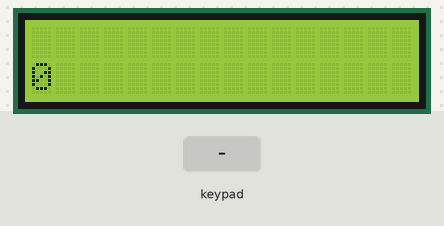
Simulated run of this sketch. Board: Arduino Uno, built with avr-gcc and run on an emulated ATmega328P. On the bench: 16×2 character LCD. The test bench sets the inputs (shaded band). What the sketch prints to the serial monitor is not drawn.

Above: at 1.2 s.
1.3 s: keypad keys 9 8 7 6 A pressed 0.4 s apart
At 3.3 s:
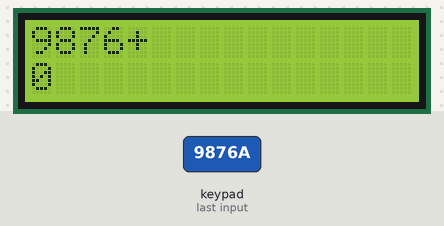
4.8 s: key 'C' pressed
At 5.9 s:
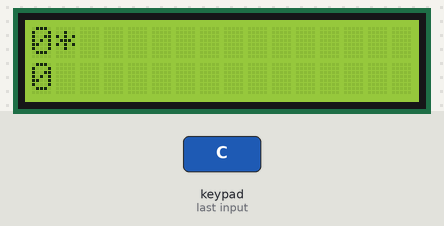
6.3 s: key '#' pressed
At 7.0 s:
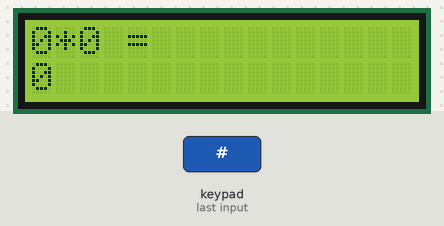
7.8 s: keypad keys 9 8 7 6 D pressed 0.4 s apart
At 10.8 s:
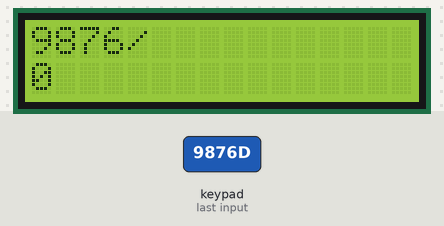
11.3 s: keypad keys 5 4 3 2 # pressed 0.4 s apart
At 13.5 s:
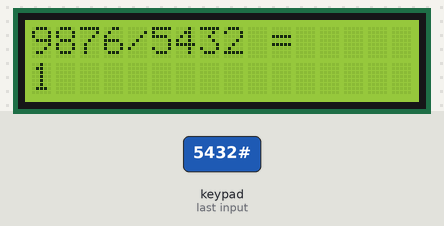
14.8 s: key 'B' pressed
At 16.0 s:
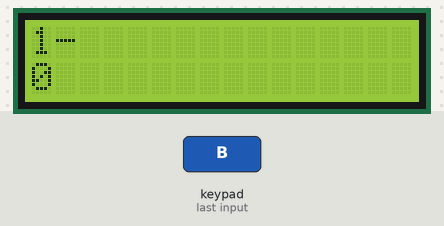
Timing chart, 0 to 17.3 s (numbered marks = the images above; inputs shaded):
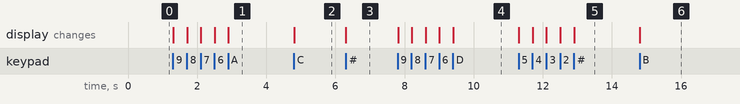

The sketch:

Keypad_LCD_Calculator.ino
```cpp
#include <LiquidCrystal.h>
#include <Keypad.h>

// RS, E, D4, D5, D6, D7  (A2, A1, A0, 13, 12, 11)
LiquidCrystal lcd(16, 15, 14, 13, 12, 11);

const byte ROWS = 4;
const byte COLS = 4;

char keys[ROWS][COLS] = {
  {'1', '2', '3', 'A'},
  {'4', '5', '6', 'B'},
  {'7', '8', '9', 'C'},
  {'*', '0', '#', 'D'}
};

byte rowPins[ROWS] = {9, 8, 7, 6};
byte colPins[COLS] = {5, 4, 3, 2};

Keypad kpd = Keypad(makeKeymap(keys), rowPins, colPins, ROWS, COLS);

// A = +, B = -, C = *, D = /, # = equals, * = clear
long Num1, Num2, Number;
char key, action = ' ';
boolean result = false;
boolean error = false;

void setup() {
  Serial.begin(9600);
  lcd.begin(16, 2);
  DisplayResult();
}

void loop() {
  key = kpd.getKey();

  if (key != NO_KEY) {
    DetectButtons();
    DisplayResult();
  }
}

void Clear()
{
  Number = Num1 = Num2 = 0;
  action = ' ';
  result = false;
  error = false;
}

void DetectButtons()
{
  if (key == '*') {
    Serial.println("Button Cancel");
    Clear();
  }

  else if (key >= '0' && key <= '9') {
    Serial.print("Button ");
    Serial.println(key);
    if (result == true)   // new sum after the last answer
      Clear();
    Number = Number * 10 + (key - '0');
  }

  else if (key == 'A' || key == 'B' || key == 'C' || key == 'D') {
    if (key == 'A') { Serial.println("Addition"); action = '+'; }
    if (key == 'B') { Serial.println("Subtraction"); action = '-'; }
    if (key == 'C') { Serial.println("Multiplication"); action = '*'; }
    if (key == 'D') { Serial.println("Division"); action = '/'; }
    Num1 = Number;   // after = this carries the answer forward
    Num2 = 0;
    Number = 0;
    result = false;
    error = false;
  }

  else if (key == '#' && action != ' ') {
    Serial.println("Button Equal");
    Num2 = Number;
    CalculateResult();
    result = true;
  }
}

void CalculateResult()
{
  if (action == '+')
    Number = Num1 + Num2;

  if (action == '-')
    Number = Num1 - Num2;

  if (action == '*')
    Number = Num1 * Num2;

  if (action == '/') {
    if (Num2 == 0) {
      error = true;
      Number = 0;
    } else {
      Number = Num1 / Num2;
    }
  }
}

void DisplayResult()
{
  lcd.clear();

  // first line: the sum typed so far
  lcd.setCursor(0, 0);
  if (action != ' ') {
    lcd.print(Num1);
    lcd.print(action);
    if (result == true) {
      lcd.print(Num2);
      lcd.print(" =");
    }
  }

  // second line: number being typed or the answer
  lcd.setCursor(0, 1);
  if (error == true)
    lcd.print("Error: div by 0");
  else
    lcd.print(Number);
}
```

Measured:
- after the input at 1.3 s, the display: first changes at once (image 1 shows a later state)
- after the input at 4.8 s, the display: changes at once (image 2)
- after the input at 6.3 s, the display: changes at once (image 3)
- after the input at 7.8 s, the display: first changes at once (image 4 shows a later state)
- after the input at 11.3 s, the display: first changes at once (image 5 shows a later state)
- after the input at 14.8 s, the display: changes at once (image 6)
